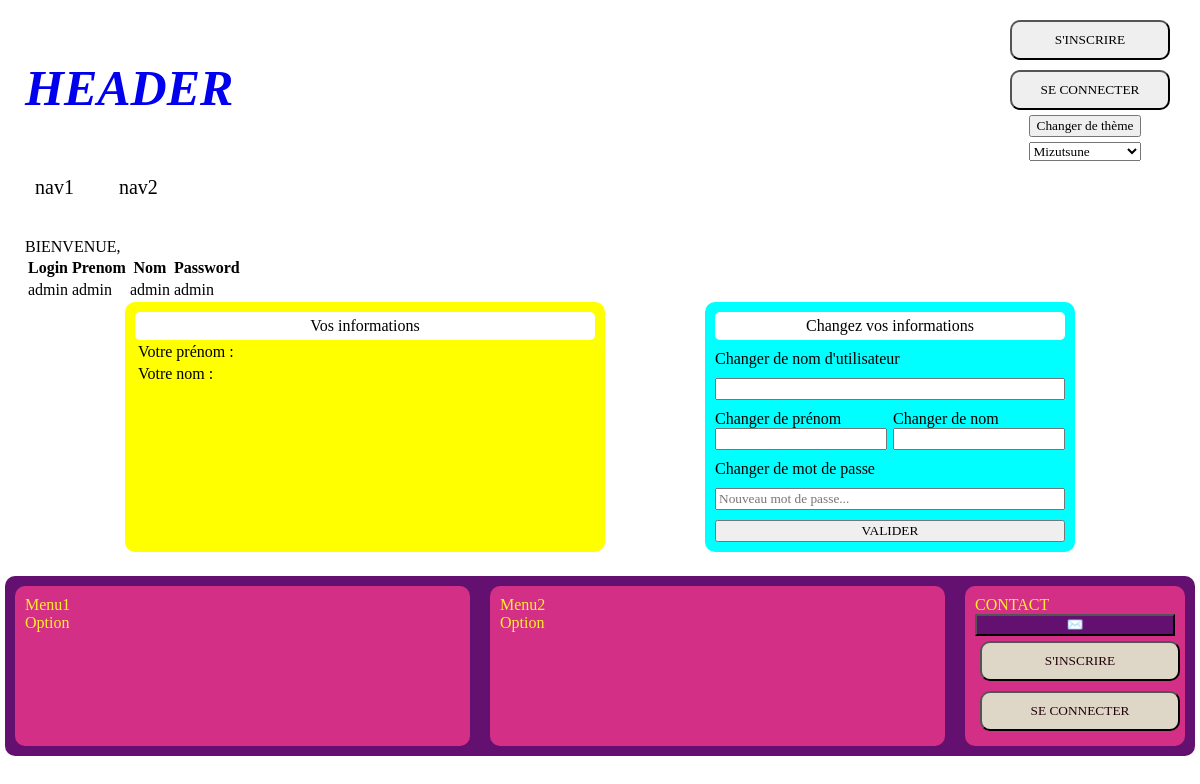
Before: /pages/admin.php with the older database file.
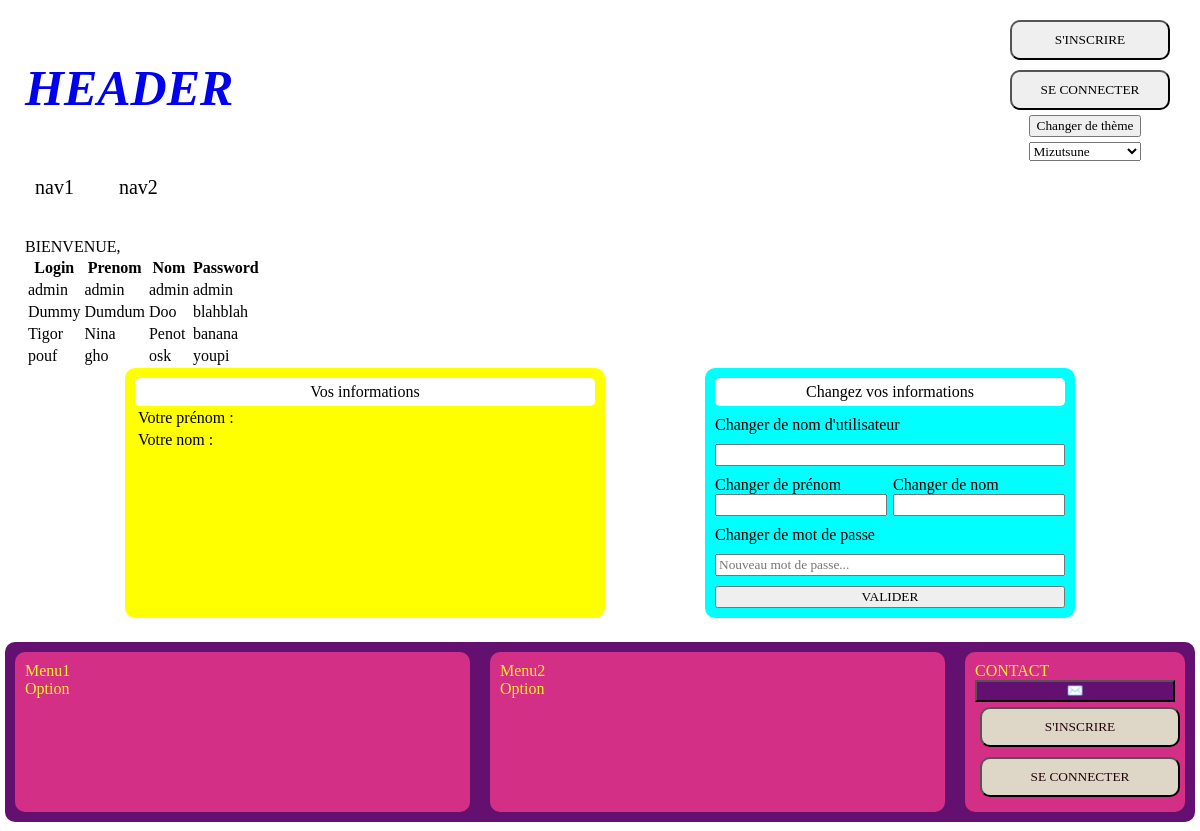
After: the same page with the newer database file.
### tables this page shows
CREATE TABLE `utilisateurs` (
  `id` int NOT NULL,
  `login` varchar(255) NOT NULL,
  `prenom` varchar(255) NOT NULL,
  `nom` varchar(255) NOT NULL,
  `password` varchar(255) NOT NULL
);

### api/library.php (called while the page is built, shortened)
<?php
try {
    $pdo = new PDO("mysql:host=localhost;dbname=moduleconnexion", "root", "");
    $pdo->setAttribute(PDO::ATTR_ERRMODE, PDO::ERRMODE_EXCEPTION);
} catch (PDOException $e) {
    echo "Erreur : " . $e->getMessage();
}
$sql = "SELECT * from utilisateurs";
$my_database = $pdo->query($sql);
$login = "login";
$nom = "nom";
$prenom = "prenom";
$pass = "pass";
function getDatabase($database)
{
    global $login, $prenom, $nom, $pass;
    $table_test = [];
    while ($row = $database->fetch(PDO::FETCH_ASSOC)) {
        $table_test[] = [
            $login => $row['login'],
            $prenom => $row['prenom'],
            $nom => $row['nom'],
            $pass => $row['password']
        ];
    }
    return $table_test;
}
$php_database = getDatabase($my_database);

### api/theming.php (called while the page is built, shortened)
<?php
$mizutsune = "mizu";
if (isset($_SESSION["theme"])) {
    $monster = $_SESSION["theme"];
} else {
    $monster = $mizutsune;
}
$color_main = $monster . "_dark";
$color_sec = $monster . "_secondary";
$color3 = $monster . "_body";
$hoverable = $monster . "_hover";

### pages/admin.php (the view, shortened to what this page needs)
<?php
require "../api/library.php";
$username = "";
?>
<!DOCTYPE html>
<head>
    <link rel="stylesheet" href="../assets/css/mycss.css">
</head>
<body>
    <?php include '../assets/components/header.php' ?>
    <main class="body_main">
        <div>BIENVENUE, <?= $username; ?></div>
        <table>
            <tr>
                <th>Login</th>
                <th>Prenom</th>
                <th>Nom</th>
                <th>Password</th>
            </tr>
            <?php
            foreach ($php_database as $user) {
                echo "<tr>";
                echo "<td>" . $user[$login] . "</td>";
                echo "<td>" . $user[$prenom] . "</td>";
                echo "<td>" . $user[$nom] . "</td>";
                echo "<td>" . $user[$pass] . "</td>";
                echo "</tr>";
            }
            ?>
        </table>
        <?php include '../assets/components/info_change.php' ?>
    </main>
    <?php include '../assets/components/footer.php' ?>
</body>

### assets/components/header.php (shortened to what this page needs)
<?php
$inscri_off = "S'INSCRIRE";
$inscri_on = "PROFIL";
$log_off = "SE CONNECTER";
$log_on = "SE DECONNECTER";
if (isset($_SESSION["loggedin"])) {
    $inscription = $inscri_on;
    $connexion = $log_on;
    if (isset($_SESSION["user"])) {
        if ($_SESSION["user"] == "admin") {
            $inscri_link = "./admin.php";
        } else {
            $inscri_link = "./profil.php";
        }
    }
    $log_link = "./index.php";
    if (isset($_GET["btn_bottom"])) {
        session_destroy();
        $inscription = $inscri_off;
        $connexion = $log_off;
        $inscri_link = "./inscription.php";
        $log_link = "./connexion.php";
    }
} else {
    $inscription = $inscri_off;
    $connexion = $log_off;
    $inscri_link = "./inscription.php";
    $log_link = "./connexion.php";
}
?>
<header class="header_main <?= $color_main ?>">
    <div class="header_float">
        <a href="./index.php" class="header_title <?= $color_sec ?>">HEADER</a>
        <div class="header_log_block <?= $color_sec ?>">
            <form class="header_log_form" action="<?= $inscri_link ?>" method="get">
                <button class="header_log_btn <?= $color3, " ", $hoverable ?>" name="btn_top"><?= $inscription ?></button>
            </form>
            <form class="header_log_form" action="<?= $log_link ?>" method="get">
                <button class="header_log_btn <?= $color3, " ", $hoverable ?>" name="btn_bottom"><?= $connexion ?></button>
            </form>
            <form class="select_theme" method="get">
                <button type="submit" name="theme_submit">Changer de thème</button>
                <select name="theme">
                    <option value="mizu">Mizutsune</option>
                </select>
            </form>
        </div>
    </div>
    <nav class="navbar_main">
        <div class="navbar_elem <?= $color_sec, " ", $hoverable ?>">nav1</div>
        <div class="navbar_elem <?= $color_sec, " ", $hoverable ?>">nav2</div>
    </nav>
</header>

### assets/components/info_change.php (shortened to what this page needs)
<?php
require_once "../api/library.php";
?>
<div class="profil">
    <div class="profil_infos">
        <div class="profil_titres">Vos informations</div>
        <table>
            <tr>
                <td>Votre prénom :</td>
                <td><?= $usr_prenom ?></td>
            </tr>
            <tr>
                <td>Votre nom :</td>
                <td><?= $usr_nom ?></td>
            </tr>
        </table>
    </div>
    <?php if ($_SESSION["user"] == "admin"): ?>
        <form class="form_change_main" method="post">
            <div>Changez vos informations</div>
            <div>EN TANT QU'ADMIN, VOUS NE POUVEZ PAS CHANGER VOTER NOM.</div>
            <div>Mot de passe</div>
            <input type="password" name="pass">
            <input name="submit" type="submit" value="VALIDER">
        </form>
    <?php else: ?>
        <form class="form_change_main" method="post">
            <div class="profil_titres">Changez vos informations</div>
            <div>Changer de nom d'utilisateur</div>
            <input type="text" name="login" value="<?= $usr_login ?>">
            <div class="form_change_floatnp">
                <div>
                    <div>Changer de prénom</div>
                    <input type="text" name="prenom" value="<?= $usr_prenom ?>">
                </div>
                <div>
                    <div>Changer de nom</div>
                    <input type="text" name="nom" value="<?= $usr_nom ?>">
                </div>
            </div>
            <div>Changer de mot de passe</div>
            <input type="password" name="pass" placeholder="Nouveau mot de passe...">
            <input name="submit" type="submit" value="VALIDER">
        </form>
    <?php endif ?>
</div>

### assets/components/footer.php (shortened to what this page needs)
<?php
require_once "../api/theming.php";
$inscri_off = "S'INSCRIRE";
$inscri_on = "PROFIL";
$log_off = "SE CONNECTER";
$log_on = "SE DECONNECTER";
if (isset($_SESSION["loggedin"])) {
    $inscription = $inscri_on;
    $connexion = $log_on;
    if (isset($_SESSION["user"])) {
        if ($_SESSION["user"] == "admin") {
            $inscri_link = "./admin.php";
        } else {
            $inscri_link = "./profil.php";
        }
    }
    $log_link = "./index.php";
    if (isset($_GET["btn_bottom"])) {
        session_destroy();
        $inscription = $inscri_off;
        $connexion = $log_off;
        $inscri_link = "./inscription.php";
        $log_link = "./connexion.php";
    }
} else {
    $inscription = $inscri_off;
    $connexion = $log_off;
    $inscri_link = "./inscription.php";
    $log_link = "./connexion.php";
}
?>
<footer class="footer_main <?= $color_main ?>">
    <div class="footer_grid">
        <div class="footer_grid_cell <?= $color_sec ?>">
            <div>Menu1</div>
            <div>Option</div>
        </div>
        <div class="footer_grid_cell <?= $color_sec ?>">
            <div>Menu2</div>
            <div>Option</div>
        </div>
        <div class="footer_log_block <?= $color_sec ?>">
            <div>CONTACT</div>
            <button class="<?= $color_main ?>">✉️</button>
            <form class="footer_log_form" action="<?= $inscri_link ?>" method="get">
                <button class="footer_log_btn <?= $color3, " ", $hoverable ?>" name="btn_top"><?= $inscription ?></button>
            </form>
            <form class="footer_log_form" action="<?= $log_link ?>" method="get">
                <button class="footer_log_btn <?= $color3, " ", $hoverable ?>" name="btn_bottom"><?= $connexion ?></button>
            </form>
        </div>
    </div>
</footer>

### assets/css/mycss.css (style rules this page uses)
* { font-family: 'Times New Roman', Times, serif; }
body { margin: 5px; }
.mizu_dark { background-color: rgb(99, 16, 112); color: rgb(255, 157, 180); }
.mizu_secondary { background-color: rgb(211, 47, 135); color: rgb(255, 237, 44); }
.mizu_body { background-color: rgb(222, 214, 199); color: rgb(35, 2, 9); }
.mizu_hover { text-decoration: none; }
.header_main { display: inline-block; box-sizing: border-box; border-radius: 10px; width: 100%; padding: 10px; }
.header_float { display: flex; float: left; justify-content: space-between; width: 100%; gap: 10px; }
.header_title { border-radius: 10px; width: 80%; font-size: 50px; text-decoration: none; padding: 10px; align-content: center; font-family: 'Times New Roman', Times, serif; font-style: italic; font-weight: bold; }
.header_log_block { border-radius: 10px; width: 200px; display: flex; justify-items: center; align-items: center; flex-direction: column; }
.header_log_form { width: 80%; }
.header_log_btn { padding: 10px; width: 100%; border-radius: 10px; margin: 5px; text-decoration: none; }
.navbar_main { width: 100%; min-height: 40px; display: flex; float: left; gap: 5px; }
.navbar_elem { padding: 5px 20px 5px 20px; border-radius: 5px; margin: 10px 0 0 0; font-size: 20px; }
.select_theme { display: flex; flex-direction: column; gap: 5px; }
.body_main { display: inline-block; padding: 10px; margin: 10px; overflow: auto; width: calc(100% - 40px); border-radius: 10px; }
.profil { display: flex; float: left; width: 100%; justify-content: space-evenly; }
.profil_infos { width: 40%; background-color: yellow; border-radius: 10px; padding: 10px; }
.profil_titres { background-color: white; border-radius: 5px; text-align: center; padding: 5px; }
.form_change_main { background-color: aqua; border-radius: 10px; padding: 10px; display: flex; flex-direction: column; min-width: 350px; gap: 10px; }
.form_change_floatnp { display: flex; float: left; flex-direction: unset; justify-content: space-between; }
.footer_main { display: inline-block; border-radius: 10px; width: 100%; }
.footer_grid { display: flex; float: left; width: 100%; }
.footer_grid_cell { border-radius: 10px; margin: 10px; padding: 10px; display: flex; flex-direction: column; width: 50%; }
.footer_log_block { border-radius: 10px; margin: 10px; padding: 10px; display: flex; flex-direction: column; width: 200px; min-width: 200px; }
.footer_log_form { width: 100%; }
.footer_log_btn { padding: 10px; width: 100%; border-radius: 10px; margin: 5px; text-decoration: none; }

Changed rows visible on the page:
added utilisateurs: login "Dummy", prenom "Dumdum", nom "Doo", password "blahblah"
added utilisateurs: login "Tigor", prenom "Nina", nom "Penot", password "banana"
added utilisateurs: login "pouf", prenom "gho", nom "osk", password "youpi"
